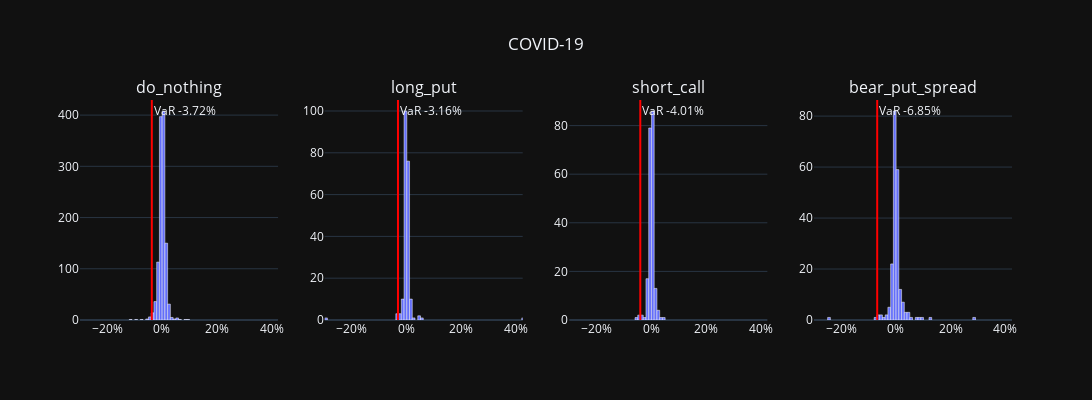
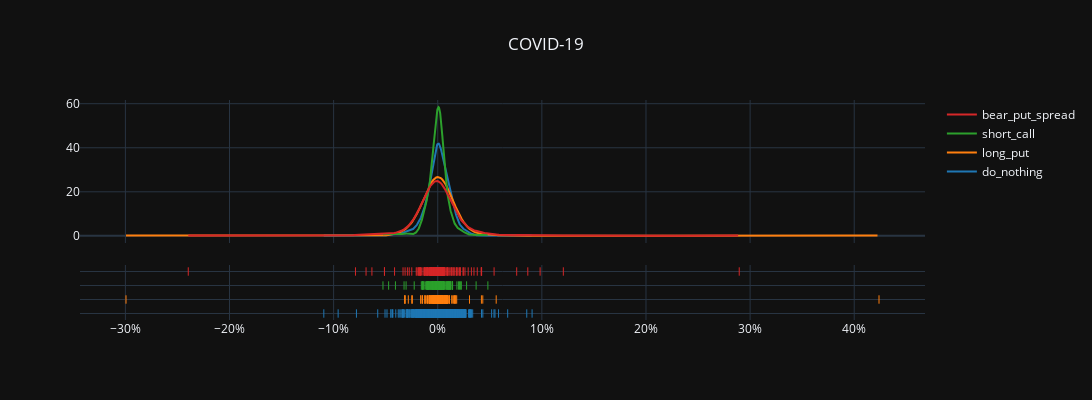

The code cell stored with these charts, in order, in its notebook:
### Code cell
risk_info = (
    risk.risk(
        returns = returns_list
    )
)

print(risk_info.compute_var(99))

(
    risk_info
    .visualize_returns(
        bins = 1/100,
        title = 'COVID-19',
        n_rows = 1, 
        height = 400, 
        width = 1500
    )
)

### Figure 1 — Plotly figure (JSON) as saved in the notebook; plotly's stock layout.template omitted (floating-point values rounded to 4 significant figures; data arrays with more than 128 entries replaced by an {"elided": "..."} marker saying what was removed)
{"data": [{"marker": {"color": "#636EFA", "line": {"color": "white", "width": 0.5}}, "type": "histogram", "x": {"elided": "1174 float values"}, "xaxis": "x", "xbins": {"end": 0.4238, "size": 0.01, "start": -0.2994}, "yaxis": "y"}, {"marker": {"color": "#636EFA", "line": {"color": "white", "width": 0.5}}, "type": "histogram", "x": {"elided": "208 float values"}, "xaxis": "x2", "xbins": {"end": 0.4238, "size": 0.01, "start": -0.2994}, "yaxis": "y2"}, {"marker": {"color": "#636EFA", "line": {"color": "white", "width": 0.5}}, "type": "histogram", "x": {"elided": "207 float values"}, "xaxis": "x3", "xbins": {"end": 0.4238, "size": 0.01, "start": -0.2994}, "yaxis": "y3"}, {"marker": {"color": "#636EFA", "line": {"color": "white", "width": 0.5}}, "type": "histogram", "x": {"elided": "208 float values"}, "xaxis": "x4", "xbins": {"end": 0.4238, "size": 0.01, "start": -0.2994}, "yaxis": "y4"}], "layout": {"annotations": [{"font": {"size": 16}, "showarrow": false, "text": "do_nothing", "x": 0.1062, "xanchor": "center", "xref": "paper", "y": 1, "yanchor": "bottom", "yref": "paper"}, {"font": {"size": 16}, "showarrow": false, "text": "long_put", "x": 0.3688, "xanchor": "center", "xref": "paper", "y": 1, "yanchor": "bottom", "yref": "paper"}, {"font": {"size": 16}, "showarrow": false, "text": "short_call", "x": 0.6313, "xanchor": "center", "xref": "paper", "y": 1, "yanchor": "bottom", "yref": "paper"}, {"font": {"size": 16}, "showarrow": false, "text": "bear_put_spread", "x": 0.8938, "xanchor": "center", "xref": "paper", "y": 1, "yanchor": "bottom", "yref": "paper"}, {"showarrow": false, "text": "VaR -3.72%", "x": -0.03723, "xanchor": "left", "xref": "x", "y": 1, "yanchor": "top", "yref": "y domain"}, {"showarrow": false, "text": "VaR -3.16%", "x": -0.03163, "xanchor": "left", "xref": "x2", "y": 1, "yanchor": "top", "yref": "y2 domain"}, {"showarrow": false, "text": "VaR -4.01%", "x": -0.04013, "xanchor": "left", "xref": "x3", "y": 1, "yanchor": "top", "yref": "y3 domain"}, {"showarrow": false, "text": "VaR -6.85%", "x": -0.06846, "xanchor": "left", "xref": "x4", "y": 1, "yanchor": "top", "yref": "y4 domain"}], "height": 400, "shapes": [{"line": {"color": "red"}, "type": "line", "x0": -0.03723, "x1": -0.03723, "xref": "x", "y0": 0, "y1": 1, "yref": "y domain"}, {"line": {"color": "red"}, "type": "line", "x0": -0.03163, "x1": -0.03163, "xref": "x2", "y0": 0, "y1": 1, "yref": "y2 domain"}, {"line": {"color": "red"}, "type": "line", "x0": -0.04013, "x1": -0.04013, "xref": "x3", "y0": 0, "y1": 1, "yref": "y3 domain"}, {"line": {"color": "red"}, "type": "line", "x0": -0.06846, "x1": -0.06846, "xref": "x4", "y0": 0, "y1": 1, "yref": "y4 domain"}], "showlegend": false, "title": {"text": "COVID-19", "x": 0.5}, "width": 1500, "xaxis": {"anchor": "y", "domain": [0, 0.2125], "range": [-0.2994, 0.4238], "showgrid": false, "tickformat": ".0%"}, "xaxis2": {"anchor": "y2", "domain": [0.2625, 0.475], "range": [-0.2994, 0.4238], "showgrid": false, "tickformat": ".0%"}, "xaxis3": {"anchor": "y3", "domain": [0.525, 0.7375], "range": [-0.2994, 0.4238], "showgrid": false, "tickformat": ".0%"}, "xaxis4": {"anchor": "y4", "domain": [0.7875, 1], "range": [-0.2994, 0.4238], "showgrid": false, "tickformat": ".0%"}, "yaxis": {"anchor": "x", "domain": [0, 1]}, "yaxis2": {"anchor": "x2", "domain": [0, 1]}, "yaxis3": {"anchor": "x3", "domain": [0, 1]}, "yaxis4": {"anchor": "x4", "domain": [0, 1]}}}

### Figure 2 — Plotly figure (JSON) as saved in the notebook; plotly's stock layout.template omitted (floating-point values rounded to 4 significant figures; data arrays with more than 128 entries replaced by an {"elided": "..."} marker saying what was removed)
{"data": [{"legendgroup": "do_nothing", "marker": {"color": "rgb(31, 119, 180)"}, "mode": "lines", "name": "do_nothing", "showlegend": true, "type": "scatter", "x": {"elided": "500 float values"}, "xaxis": "x", "y": {"elided": "500 float values"}, "yaxis": "y"}, {"legendgroup": "long_put", "marker": {"color": "rgb(255, 127, 14)"}, "mode": "lines", "name": "long_put", "showlegend": true, "type": "scatter", "x": {"elided": "500 float values"}, "xaxis": "x", "y": {"elided": "500 float values"}, "yaxis": "y"}, {"legendgroup": "short_call", "marker": {"color": "rgb(44, 160, 44)"}, "mode": "lines", "name": "short_call", "showlegend": true, "type": "scatter", "x": {"elided": "500 float values"}, "xaxis": "x", "y": {"elided": "500 float values"}, "yaxis": "y"}, {"legendgroup": "bear_put_spread", "marker": {"color": "rgb(214, 39, 40)"}, "mode": "lines", "name": "bear_put_spread", "showlegend": true, "type": "scatter", "x": {"elided": "500 float values"}, "xaxis": "x", "y": {"elided": "500 float values"}, "yaxis": "y"}, {"legendgroup": "do_nothing", "marker": {"color": "rgb(31, 119, 180)", "symbol": "line-ns-open"}, "mode": "markers", "name": "do_nothing", "showlegend": false, "type": "scatter", "x": {"elided": "1174 float values"}, "xaxis": "x", "y": {"elided": "1174 str values"}, "yaxis": "y2"}, {"legendgroup": "long_put", "marker": {"color": "rgb(255, 127, 14)", "symbol": "line-ns-open"}, "mode": "markers", "name": "long_put", "showlegend": false, "type": "scatter", "x": {"elided": "208 float values"}, "xaxis": "x", "y": {"elided": "208 str values"}, "yaxis": "y2"}, {"legendgroup": "short_call", "marker": {"color": "rgb(44, 160, 44)", "symbol": "line-ns-open"}, "mode": "markers", "name": "short_call", "showlegend": false, "type": "scatter", "x": {"elided": "207 float values"}, "xaxis": "x", "y": {"elided": "207 str values"}, "yaxis": "y2"}, {"legendgroup": "bear_put_spread", "marker": {"color": "rgb(214, 39, 40)", "symbol": "line-ns-open"}, "mode": "markers", "name": "bear_put_spread", "showlegend": false, "type": "scatter", "x": {"elided": "208 float values"}, "xaxis": "x", "y": {"elided": "208 str values"}, "yaxis": "y2"}], "layout": {"barmode": "overlay", "height": 400, "hovermode": "closest", "legend": {"traceorder": "reversed"}, "title": {"text": "COVID-19", "x": 0.5}, "width": 1500, "xaxis": {"anchor": "y2", "domain": [0, 1], "tickformat": ".0%", "zeroline": false}, "yaxis": {"anchor": "free", "domain": [0.35, 1], "position": 0}, "yaxis2": {"anchor": "x", "domain": [0, 0.25], "dtick": 1, "showticklabels": false}}}
